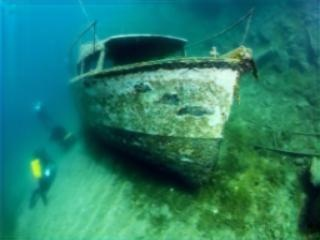
#> input picture abel/input_images/set_f0.jpg, 320 x 240 px, found by its file name; its folder holds only this picture in this run
$ python matploit_correction.py
#> lines starting #> are read from the running program, lines starting #| are printed output that depends on the picture
#> further down, img is the input picture: shape (240, 320, 3); mean B, G, R 106.9, 127.4, 37
import cv2
import numpy as np
import os
import matplotlib.pyplot as plt

# LAB-based white balance (global correction)
def apply_white_balance_lab(img):
    lab = cv2.cvtColor(img, cv2.COLOR_BGR2LAB)  # Convert to LAB color space
#> lab: shape (240, 320, 3); mean of channels 0, 1, 2 121.8, 99.5, 131.8
    l, a, b = cv2.split(lab)  # Split channels
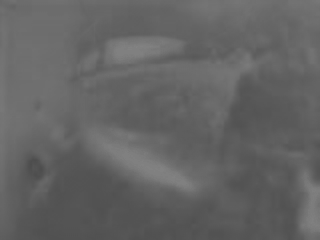
#> a: shape (240, 320); min 77, max 132, mean 99.5
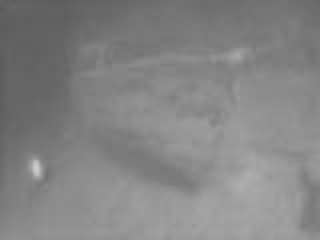
#> b: shape (240, 320); min 91, max 206, mean 131.8

    # Adjust the A and B channels by subtracting their mean
    a = np.clip(a - np.mean(a) + 128, 0, 255).astype(np.uint8)
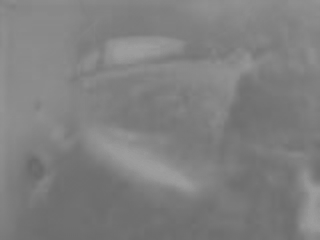
#> a: shape (240, 320); min 105, max 160, mean 127.5
    b = np.clip(b - np.mean(b) + 128, 0, 255).astype(np.uint8)

    # Merge back and convert to BGR
    lab_corrected = cv2.merge((l, a, b))
#> lab_corrected: shape (240, 320, 3); mean of channels 0, 1, 2 121.8, 127.5, 127.8
    balanced_img = cv2.cvtColor(lab_corrected, cv2.COLOR_LAB2BGR)
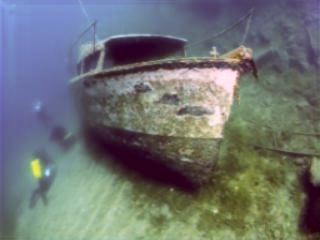
#> balanced_img: shape (240, 320, 3); mean B, G, R 114.6, 115.1, 110.4

    return balanced_img

# FFT-based correction (frequency domain fine-tuning)
def apply_fft_correction(img):
    b, g, r = cv2.split(img)  # Split channels
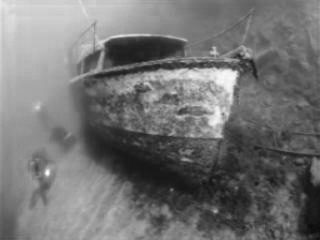
#> b: shape (240, 320); min 10, max 255, mean 114.6
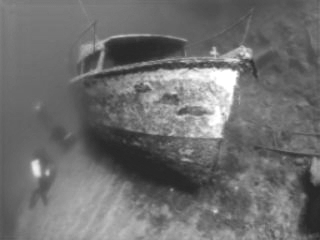
#> r: shape (240, 320); min 38, max 255, mean 110.4

    def process_channel(channel):
        fshift = np.fft.fft2(channel)  # Convert to frequency domain
        fshift = np.fft.fftshift(fshift)  # Shift low frequencies to center

        # Normalize by subtracting mean frequency component
        avg_val = np.mean(fshift)
        fshift = fshift - avg_val

        # Inverse FFT to get corrected image
        f_ishift = np.fft.ifftshift(fshift)
        img_corrected = np.abs(np.fft.ifft2(f_ishift))

        return img_corrected

    # Apply FFT-based correction to each channel
    b_corrected = process_channel(b)
    g_corrected = process_channel(g)
    r_corrected = process_channel(r)

    # Merge corrected channels
    corrected_img = cv2.merge((b_corrected, g_corrected, r_corrected))
    corrected_img = cv2.normalize(corrected_img, None, 0, 255, cv2.NORM_MINMAX)  # Normalize to 0-255

    return corrected_img.astype(np.uint8)

# Hybrid approach: Combining LAB and FFT corrections
def hybrid_white_balance(img):
    # Step 1: Apply LAB-based correction
    balanced_img = apply_white_balance_lab(img)

    # Step 2: Apply FFT-based fine-tuning
    final_corrected_img = apply_fft_correction(balanced_img)

    return final_corrected_img

# Function to display images using Matplotlib
def display_images(original, corrected):
    plt.figure(figsize=(10, 5))

    plt.subplot(1, 2, 1)
    plt.imshow(cv2.cvtColor(original, cv2.COLOR_BGR2RGB))
    plt.title("Original Image")
    plt.axis('off')

    plt.subplot(1, 2, 2)
    plt.imshow(cv2.cvtColor(corrected, cv2.COLOR_BGR2RGB))
    plt.title("Corrected Image")
    plt.axis('off')

    plt.show()
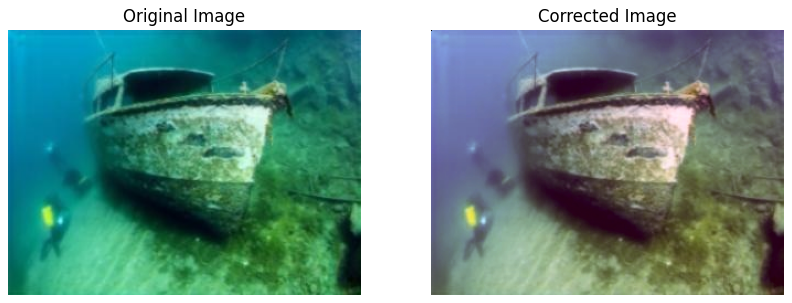
#> figure drawn by matplotlib, 2 panels

# Load images from input folder and save corrected images to output folder
if __name__ == "__main__":
    input_folder = r"E:\GIt\project\abel\input_images"
    output_folder = r"E:\GIt\project\abel\output_images"

    if not os.path.exists(input_folder):
        print(f"Error: Input folder not found at {input_folder}")
        exit()

    if not os.path.exists(output_folder):
        os.makedirs(output_folder)

    for filename in os.listdir(input_folder):
        img_path = os.path.join(input_folder, filename)

        if not os.path.isfile(img_path):
            continue

        img = cv2.imread(img_path)
        if img is None:
            print(f"Error: Unable to load the image {filename}. Skipping.")
            continue

        corrected_img = hybrid_white_balance(img)

        # Save the corrected image
        corrected_path = os.path.join(output_folder, filename)
        cv2.imwrite(corrected_path, corrected_img)

        # Display images using Matplotlib
        display_images(img, corrected_img)

$ run again, on abel/input_images/set_f37.jpg
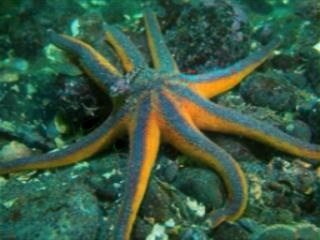
#> input picture abel/input_images/set_f37.jpg, 320 x 240 px, found by its file name
#> img is the input picture: shape (240, 320, 3); mean B, G, R 67.2, 89.1, 57
#> lab: shape (240, 320, 3); mean of channels 0, 1, 2 88.9, 112.8, 137.1
#> lab_corrected: shape (240, 320, 3); mean of channels 0, 1, 2 88.9, 127.8, 127.1
#> in apply_fft_correction, `b, g, r = cv2.split(img)`:
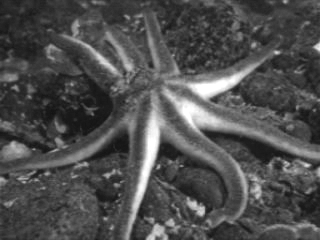
#> r: shape (240, 320); min 18, max 255, mean 79
#> in display_images, `plt.show()`:
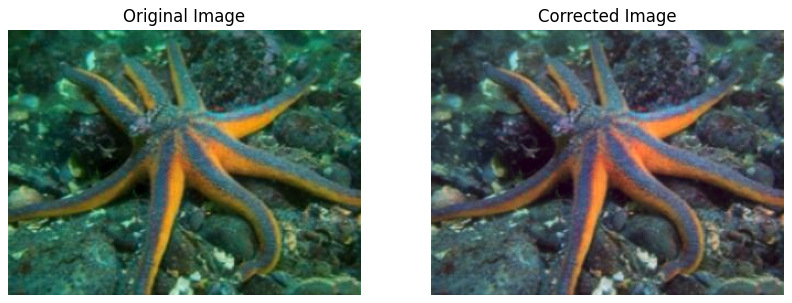
#> figure drawn by matplotlib, 2 panels

$ run again, on abel/input_images/set_f38.jpg
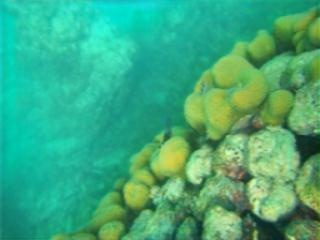
#> input picture abel/input_images/set_f38.jpg, 320 x 240 px, found by its file name
#> img is the input picture: shape (240, 320, 3); mean B, G, R 125.3, 170.8, 61.7
#> lab: shape (240, 320, 3); mean of channels 0, 1, 2 161.4, 89.9, 143.1
#> lab_corrected: shape (240, 320, 3); mean of channels 0, 1, 2 161.4, 127.9, 127.1
#> in process_channel (call 2), `img_corrected = np.abs(np.fft.ifft2(f_ishift))`:
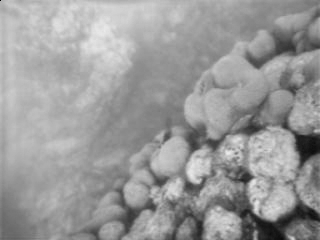
#> img_corrected: shape (240, 320) float64; min 1.66e-14, max 235, mean 153.9
#> in display_images, `plt.show()`:
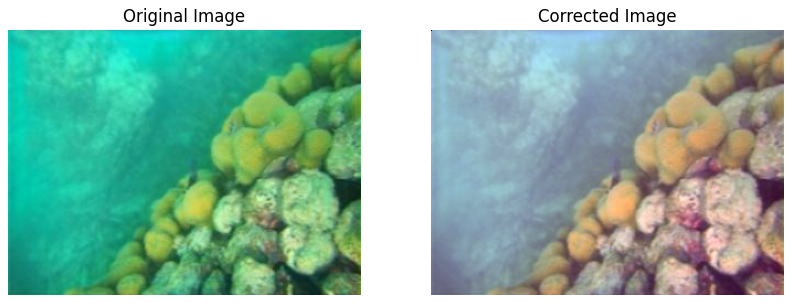
#> figure drawn by matplotlib, 2 panels

$ run again, on abel/input_images/set_f46.jpg
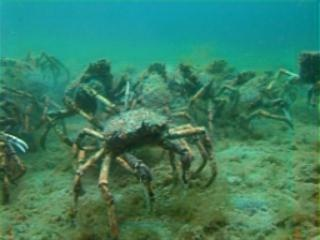
#> input picture abel/input_images/set_f46.jpg, 320 x 240 px, found by its file name
#> img is the input picture: shape (240, 320, 3); mean B, G, R 100.3, 128.2, 57.4
#> lab: shape (240, 320, 3); mean of channels 0, 1, 2 124.5, 101.5, 137.2
#> lab_corrected: shape (240, 320, 3); mean of channels 0, 1, 2 124.5, 127.5, 127.2
#> in display_images, `plt.show()`:
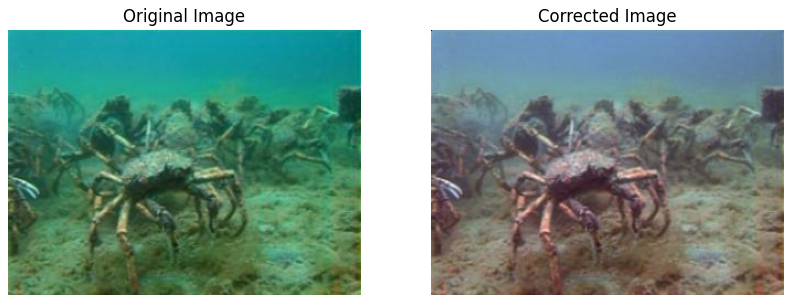
#> figure drawn by matplotlib, 2 panels
